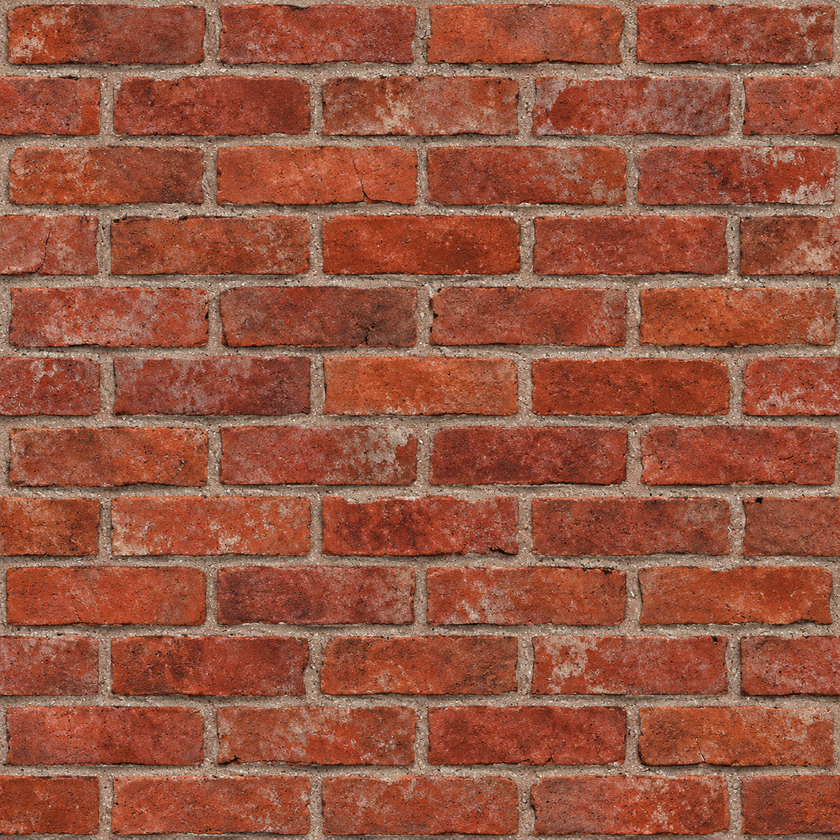
#> input picture samples/brick/brick_src_1.png, 840 x 840 px, shrunk from 1254 x 1254 before the run
$ python -i seamless.py   (imports and definitions only)   (older library calls are emulated)
#> lines starting #> are read from the running program, lines starting #| are printed output that depends on the picture
#> further down, picture is the input picture: shape (840, 840, 3); mean B, G, R 64.7, 85.5, 150.2
"""Seam-optimal (min-cut) blending, as in image quilting / graph-cut texture synthesis.

Make an image periodic along x: overlap its right edge onto its left edge, find the vertical path through
the overlap where both sides look the same (dynamic programming on colour + gradient error) and switch from
one side to the other along that path. The path is forced to close on itself vertically so the next axis
pass cannot reintroduce a seam at the corner.
"""
from __future__ import annotations

import cv2
import numpy as np


def _grad(a: np.ndarray) -> np.ndarray:
    g = a.mean(-1) if a.ndim == 3 else a
    gx = cv2.Sobel(g, cv2.CV_32F, 1, 0, ksize=3)
    gy = cv2.Sobel(g, cv2.CV_32F, 0, 1, ksize=3)
    return np.stack([gx, gy], -1)


# [32 lines left out: function cyclic_path, not called in this run]


def periodic_x(img: np.ndarray, overlap_frac: float = 1 / 6, joint: np.ndarray | None = None,
               joint_bias: float = 0.0, feather: float = 1.5) -> np.ndarray:
    """Return an image of width W-overlap that tiles seamlessly along x.

    joint: optional 0..1 mask of joints/gaps; with joint_bias>0 the cut prefers pixels that are a gap on
    both sides, so for stones it runs through the gaps instead of halving a stone.
    """
#> called with overlap_frac = 0.167, joint_bias = 0, feather = 1.5
    H, W = img.shape[:2]
#> H = 840; W = 840
    o = int(max(8, round(W * overlap_frac)))
#> o = 140
    o = min(o, W // 2 - 1)
    Wp = W - o
#> Wp = 700
    head = img[:, :o]
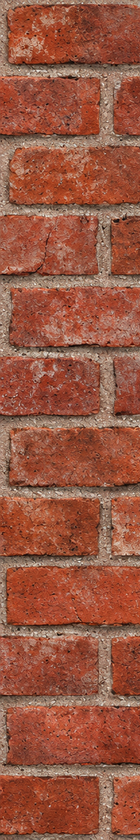
#> head: shape (840, 140, 3); mean B, G, R 66.4, 87.4, 151.6
    tail = img[:, Wp:]
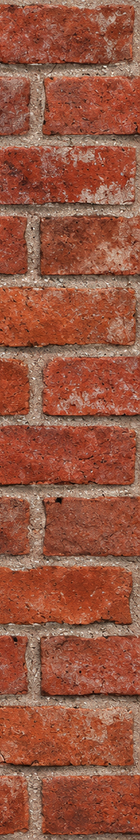
#> tail: shape (840, 140, 3); mean B, G, R 65.6, 86.8, 150.6
    e = ((head - tail) ** 2).sum(-1)
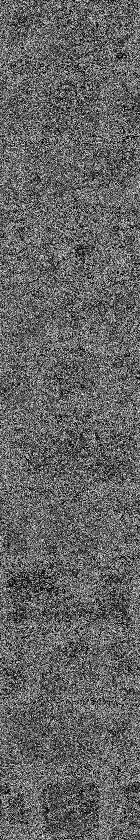
#> e: shape (840, 140) uint64; min 0, max 747, mean 293.7; drawn with min black and max white
    gh, gt = _grad(head), _grad(tail)
#> in _grad, `g = a.mean(-1) if a.ndim == 3 else a`:
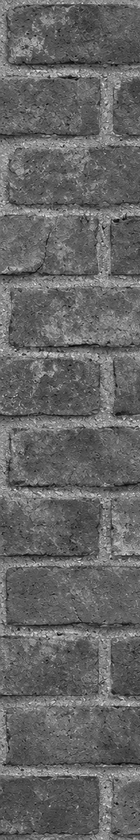
#> g: shape (840, 140) float64; min 4, max 244.7, mean 101.8
    e = e + 0.5 * ((gh - gt) ** 2).sum(-1) * 4.0
    if joint is not None and joint_bias > 0:
        both = np.minimum(joint[:, :o], joint[:, Wp:])
        e = e * (1.0 - joint_bias * both)
    # mild preference for staying near the centre of the overlap keeps both sides' content around the cut
    cx = np.abs(np.arange(o) - o / 2) / (o / 2)
    e = e + 0.02 * float(e.mean()) * cx[None, :] ** 2
    path = cyclic_path(e)
    cols = np.arange(o)[None, :]
    m = (cols >= path[:, None]).astype(np.float32)  # 1 -> head, 0 -> tail
    if feather > 0:
        m = cv2.GaussianBlur(m, (0, 0), sigmaX=feather, sigmaY=0.01)
    m = m[..., None]
    blend = tail * (1 - m) + head * m
    return np.concatenate([blend, img[:, o:Wp]], axis=1).astype(np.float32)


# [30 lines left out: functions periodic_xy, heal_seams, not called in this run]

>>> import cv2
>>> picture = cv2.imread('../samples/brick/brick_src_1.png')
#> (the run stopped early here; a loop or call above may not have finished)
